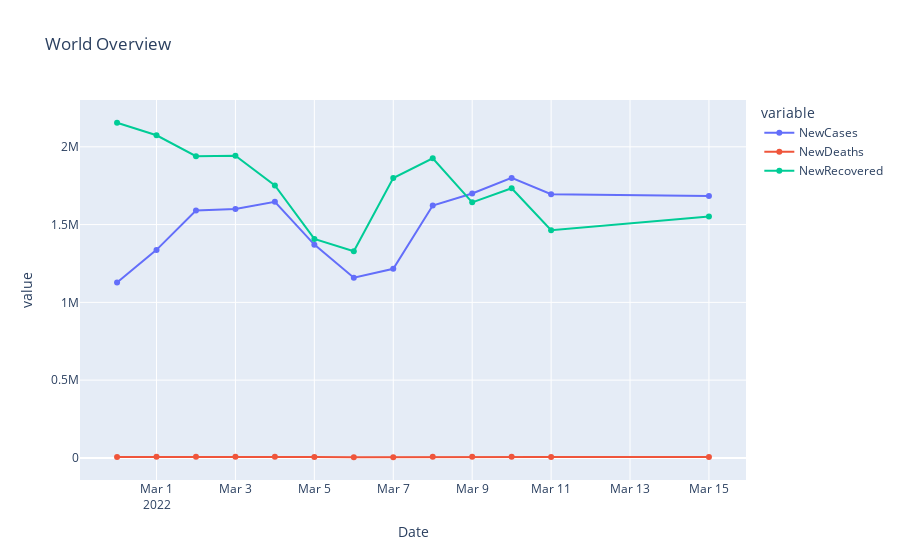

Here is the notebook cell this chart was saved with:
### Code cell
fig = px.line(linechart_plots, x="Date", y=['NewCases', 'NewDeaths','NewRecovered'], markers = True, title="World Overview") 
fig.show()

### Figure 1 — Plotly figure (JSON) as saved in the notebook; plotly's stock layout.template omitted (floating-point values rounded to 4 significant figures)
{"data": [{"hovertemplate": "variable=NewCases<br>Date=%{x}<br>value=%{y}<extra></extra>", "legendgroup": "NewCases", "line": {"color": "#636efa", "dash": "solid"}, "marker": {"symbol": "circle"}, "mode": "lines+markers", "name": "NewCases", "orientation": "v", "showlegend": true, "type": "scatter", "x": ["2022-02-28T00:00:00", "2022-03-01T00:00:00", "2022-03-02T00:00:00", "2022-03-03T00:00:00", "2022-03-04T00:00:00", "2022-03-05T00:00:00", "2022-03-06T00:00:00", "2022-03-07T00:00:00", "2022-03-08T00:00:00", "2022-03-09T00:00:00", "2022-03-10T00:00:00", "2022-03-11T00:00:00", "2022-03-15T00:00:00"], "xaxis": "x", "y": [1128262, 1337398, 1590173, 1599844, 1646436, 1371131, 1158654, 1216094, 1622156, 1699924, 1799907, 1695445, 1683880], "yaxis": "y"}, {"hovertemplate": "variable=NewDeaths<br>Date=%{x}<br>value=%{y}<extra></extra>", "legendgroup": "NewDeaths", "line": {"color": "#EF553B", "dash": "solid"}, "marker": {"symbol": "circle"}, "mode": "lines+markers", "name": "NewDeaths", "orientation": "v", "showlegend": true, "type": "scatter", "x": ["2022-02-28T00:00:00", "2022-03-01T00:00:00", "2022-03-02T00:00:00", "2022-03-03T00:00:00", "2022-03-04T00:00:00", "2022-03-05T00:00:00", "2022-03-06T00:00:00", "2022-03-07T00:00:00", "2022-03-08T00:00:00", "2022-03-09T00:00:00", "2022-03-10T00:00:00", "2022-03-11T00:00:00", "2022-03-15T00:00:00"], "xaxis": "x", "y": [6045, 6813, 7756, 7872, 8022, 5651, 4135, 4912, 6945, 6811, 6687, 6002, 5302], "yaxis": "y"}, {"hovertemplate": "variable=NewRecovered<br>Date=%{x}<br>value=%{y}<extra></extra>", "legendgroup": "NewRecovered", "line": {"color": "#00cc96", "dash": "solid"}, "marker": {"symbol": "circle"}, "mode": "lines+markers", "name": "NewRecovered", "orientation": "v", "showlegend": true, "type": "scatter", "x": ["2022-02-28T00:00:00", "2022-03-01T00:00:00", "2022-03-02T00:00:00", "2022-03-03T00:00:00", "2022-03-04T00:00:00", "2022-03-05T00:00:00", "2022-03-06T00:00:00", "2022-03-07T00:00:00", "2022-03-08T00:00:00", "2022-03-09T00:00:00", "2022-03-10T00:00:00", "2022-03-11T00:00:00", "2022-03-15T00:00:00"], "xaxis": "x", "y": [2154754, 2074376, 1939726, 1942866, 1751635, 1407925, 1328479, 1799427, 1926545, 1643000, 1733676, 1463256, 1551836], "yaxis": "y"}], "layout": {"legend": {"title": {"text": "variable"}, "tracegroupgap": 0}, "title": {"text": "World Overview"}, "xaxis": {"anchor": "y", "domain": [0, 1], "title": {"text": "Date"}}, "yaxis": {"anchor": "x", "domain": [0, 1], "title": {"text": "value"}}}}
